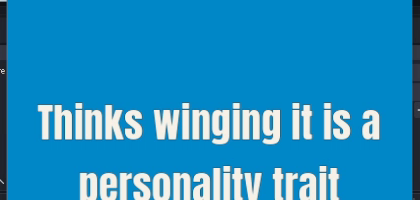
#> input picture docs/codex/findings/score-reference-20261026-v1/motion/player-entry-detail-01.png, 420 x 200 px; its folder holds only this picture in this run
$ python inspect_player_detail.py
#> lines starting #> are read from the running program, lines starting #| are printed output that depends on the picture
from pathlib import Path
import subprocess
from PIL import Image,ImageDraw
out=Path(__file__).resolve().parent/'motion'
for label,start in [('player-entry-detail',4.8),('player-exit-detail',7.4)]:
    subprocess.run([r'C:\Program Files\Topaz Labs LLC\Topaz Video AI\ffmpeg.exe','-nostdin','-hide_banner','-loglevel','error','-ss',str(start),'-i',r'C:\Users\64jus\Videos\2026-10-26 22-49-42.mp4','-t','0.6','-vf','fps=20,crop=420:200:750:330',str(out/(label+'-%02d.png'))],check=True)
#> (this line was passed over: subprocess is not available in this run)
    canvas=Image.new('RGB',(1260,912),'#303030');draw=ImageDraw.Draw(canvas)
#> after `canvas = Image.new('RGB', (1260, 912), '#303030')`: canvas: PIL image 1260x912 RGB; every value is 48
    for i,path in enumerate(sorted(out.glob(label+'-*.png'))[:12]):
        x=i%3*420;y=i//3*228;canvas.paste(Image.open(path),(x,y+28));draw.text((x+8,y+5),f'{start+i/20:.2f}s approx',fill='white')
#> after `canvas.paste(Image.open(path), (x, y + 28))`:
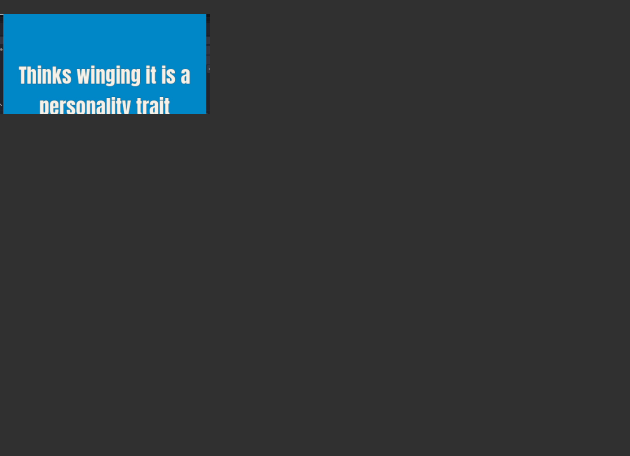
#> canvas: PIL image 1260x912 RGB (shown at 1/2 size); mean R, G, B 47.1, 55.1, 58.8
    canvas.save(out/(label+'.jpg'))
